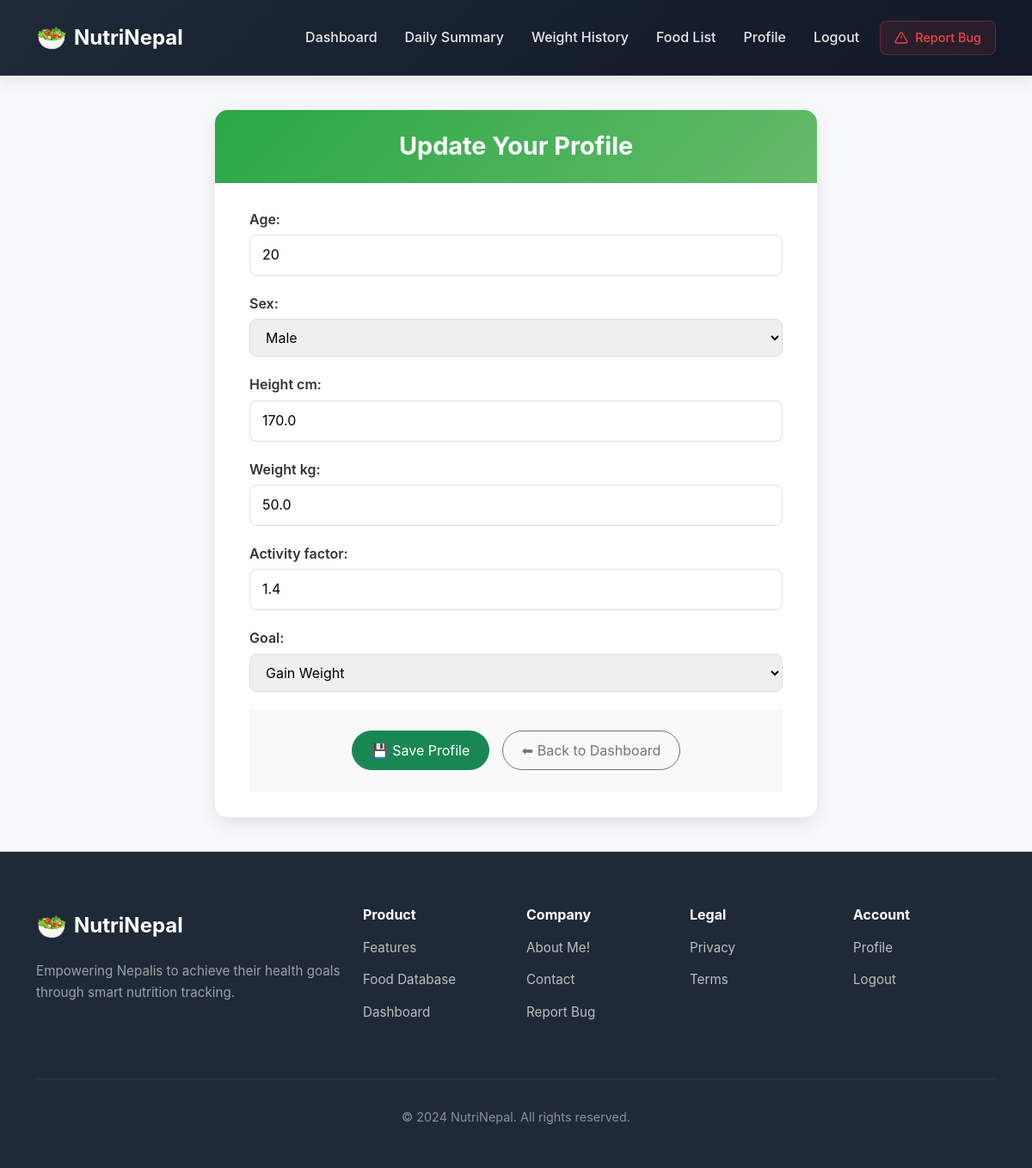
Page /authsys/profileedit/ (signed in) on the earlier database version.
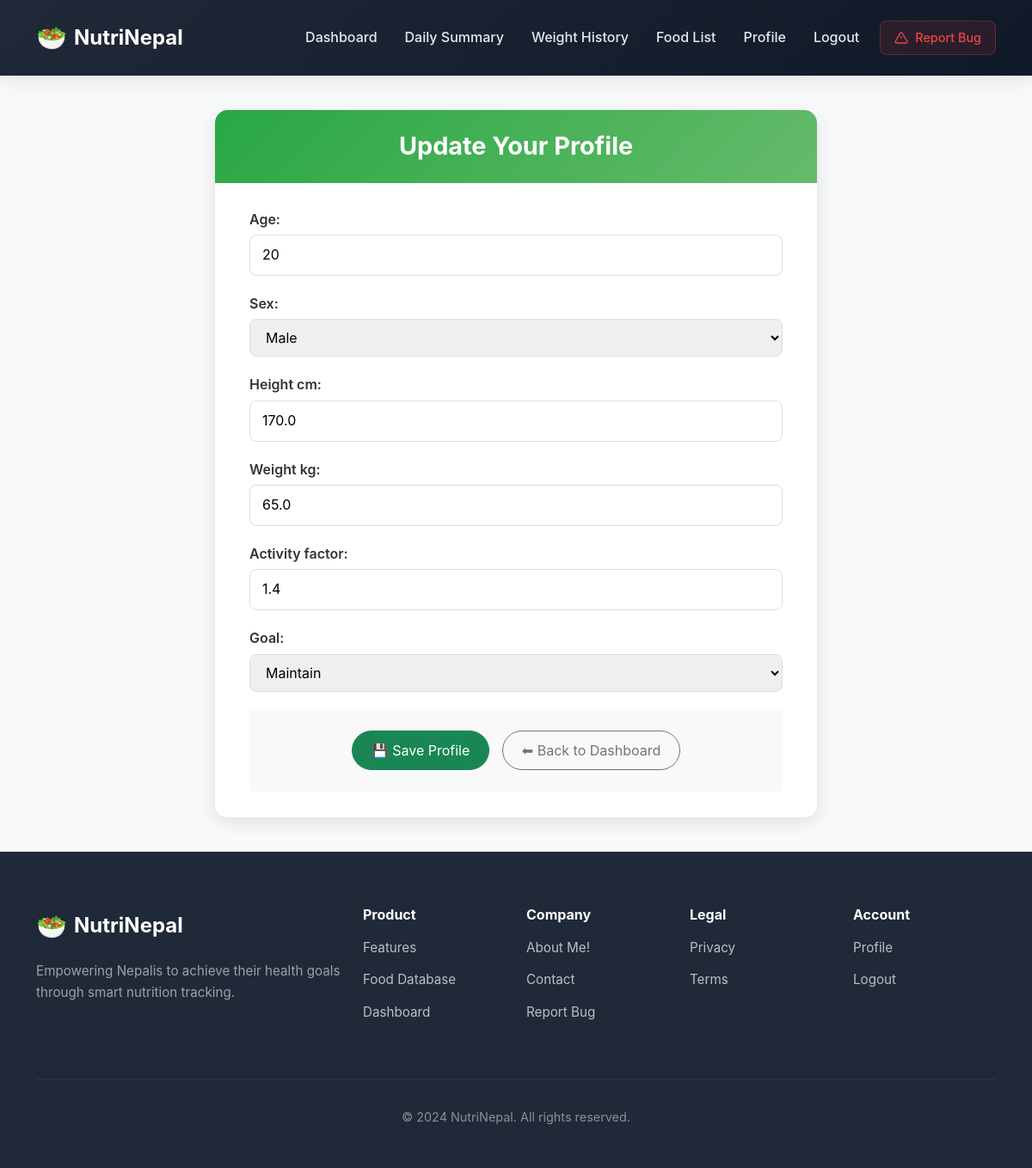
Same page on the later database version.
### tracker/models.py (models this page shows, shortened)
class Profile(models.Model):
    SEX_CHOICES = (
        ('M', 'Male'),
        ('F', 'Female'),
    )
    GOAL_CHOICES = (
        ('lose', 'Lose Weight'),
        ('maintain', 'Maintain'),
        ('gain', 'Gain Weight'),
    )
    user = models.OneToOneField(User, on_delete=models.CASCADE)
    name = models.TextField()
    age = models.PositiveIntegerField(default=20)
    sex = models.CharField(max_length=1, choices=SEX_CHOICES, default='M')
    height_cm = models.FloatField(default=170)
    weight_kg = models.FloatField(default=65)
    activity_factor = models.FloatField(default=1.4)  # 1.2 sedentary → 1.9 very active
    goal = models.CharField(max_length=10, choices=GOAL_CHOICES, default='maintain')

### authsys/views.py (the view)
# urls.py: path('profileedit/', views.profile_edit, name='profile_edit'),
@login_required
def profile_edit(request):
    profile = get_object_or_404(Profile, user=request.user)
    if request.method == 'POST':
        form = ProfileForm(request.POST, instance=profile)
        if form.is_valid():
            form.save()
            messages.success(request, 'Profile updated!')
            return redirect('dashboard')
    else:
        form = ProfileForm(instance=profile)
    return render(request, 'profile_form.html', {'form': form})

### tracker/forms.py
class ProfileForm(forms.ModelForm):
    class Meta:
        model = Profile
        fields = ('age', 'sex', 'height_cm', 'weight_kg', 'activity_factor', 'goal')

### authsys/templates/profile_form.html (shortened to what this page needs)
{% extends "base.html" %}
{% block content %}
<div class="profile-edit-card">
  <div class="profile-edit-header">
    <h2>Update Your Profile</h2>
  </div>
  <div class="profile-edit-body">
    <form method="post">
      {{ form.as_p }}
      <div class="profile-edit-footer">
        <button type="submit" class="btn btn-success">💾 Save Profile</button>
        <a href="{% url 'dashboard' %}" class="btn btn-outline-secondary">⬅ Back to Dashboard</a>
      </div>
    </form>
  </div>
</div>
{% endblock %}

Differences in the rows shown:
changed Profile "Male": weight_kg "50.0" → "65.0"; goal "Gain Weight" → "Maintain"
